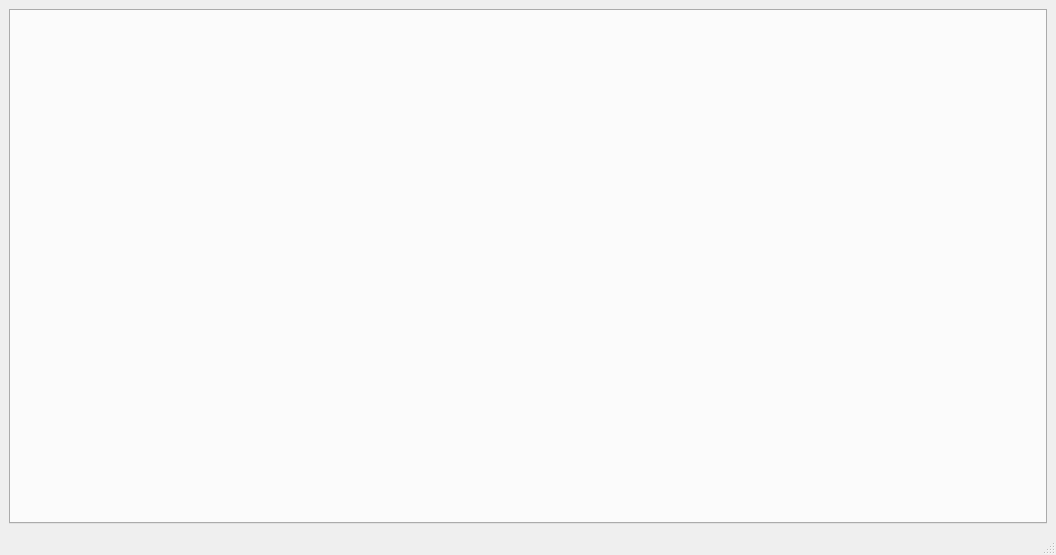
<?xml version="1.0" encoding="UTF-8"?>
<ui version="4.0">
 <class>MainWindow</class>
 <widget class="QMainWindow" name="MainWindow">
  <property name="geometry">
   <rect>
    <x>0</x>
    <y>0</y>
    <width>1056</width>
    <height>555</height>
   </rect>
  </property>
  <property name="windowTitle">
   <string>货物管理——肖豪</string>
  </property>
  <widget class="QWidget" name="centralwidget">
   <layout class="QHBoxLayout" name="horizontalLayout">
    <item>
     <widget class="QTabWidget" name="tabWidget"/>
    </item>
   </layout>
  </widget>
  <widget class="QMenuBar" name="menubar">
   <property name="geometry">
    <rect>
     <x>0</x>
     <y>0</y>
     <width>1056</width>
     <height>23</height>
    </rect>
   </property>
  </widget>
  <widget class="QStatusBar" name="statusbar"/>
 </widget>
 <resources/>
 <connections/>
</ui>
